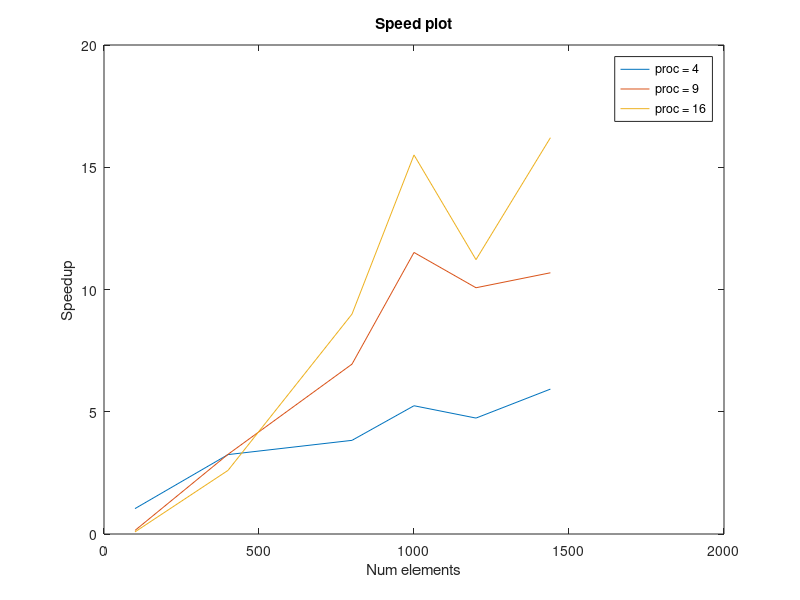

Recreate this plot in MATLAB.
% 4 processors
timing=[0.0046380000 0.0044649999 0.0317310000 0.0537430000
0.3055450000 0.0940820000 0.0937680000 0.1174500000
2.6802310000 0.6996980000 0.3857760000 0.2979840000
7.7199790000 1.4716900000 0.6704180000 0.4979620000
13.3761460000 2.8211280000 1.3280860001 1.1920820000
25.1697130000 4.2472240000 2.3558620000 1.5529640000
];


nelements = [100 400 800 1000 1200 1440];

for i = 1:length(nelements)
  speedup(i,1) = timing(i,1) ./ timing(i,2);
  speedup(i,2) = timing(i,1) ./ timing(i,3);
  speedup(i,3) = timing(i,1) ./ timing(i,4);
end

% Possible plots:
figure(1)
plot(nelements,speedup)
title('Speed plot')
xlabel('Num elements')
ylabel('Speedup')
legend('proc = 4','proc = 9','proc = 16')
